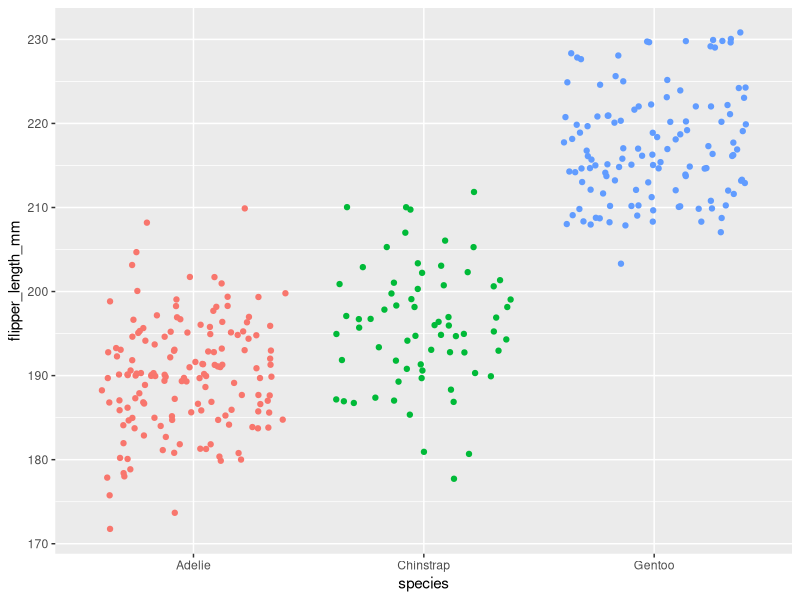
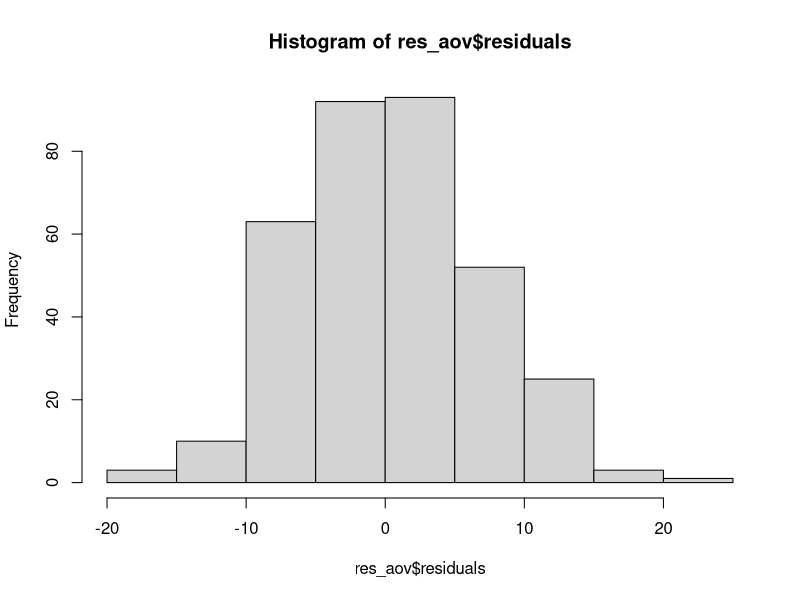
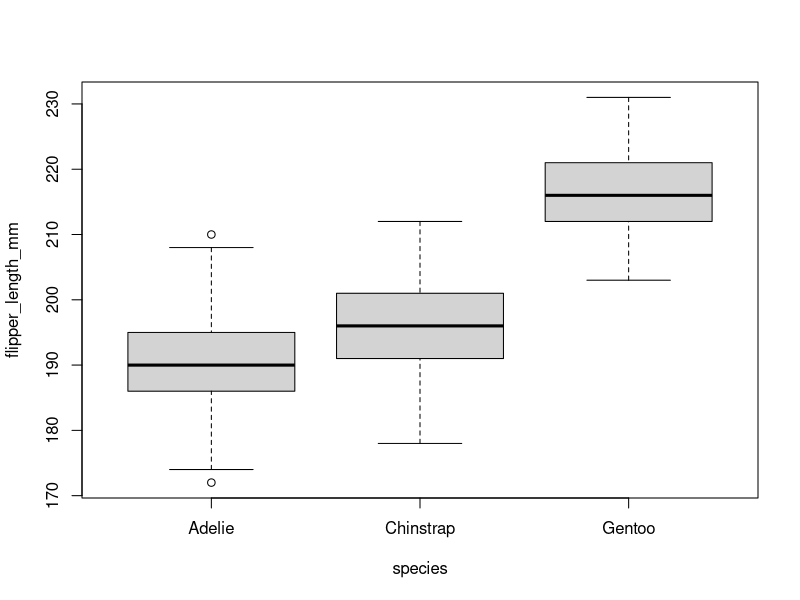
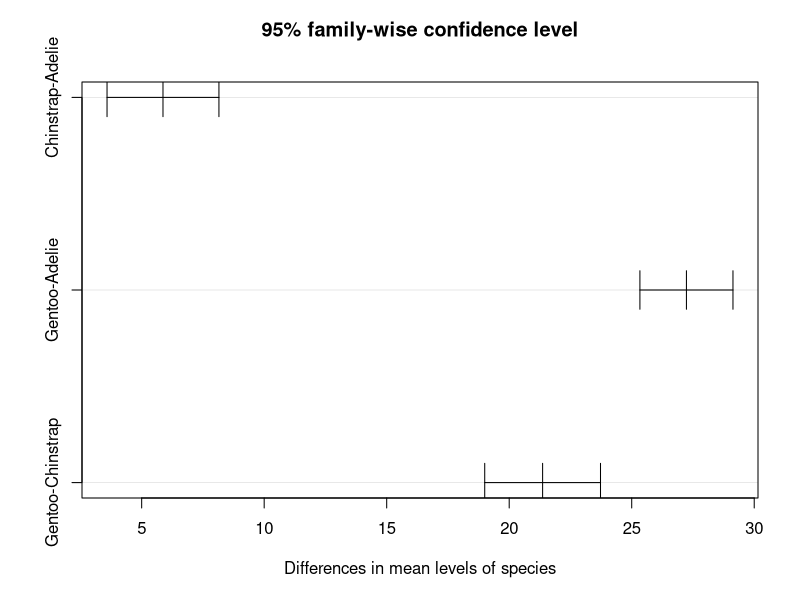

The R source for these figures, in order:
###########################################################
##########   ANOVA & POST-HOC TEST   ######################
###########################################################

library(palmerpenguins)
library(tidyverse)
library(ggplot2)
library(dplyr)

#select subset of penguis dataframe for more clarity
dat <- penguins %>%
  select(species, flipper_length_mm)

summary(dat)


#visualizing the flipper length per specie
ggplot(dat) +
  aes(x = species, y = flipper_length_mm, color = species) +
  geom_jitter() +
  theme(legend.position = "none")


#testing normality (even if samples are big enough)
#computing ANOVA to check if residuals are normally distributed
res_aov <- aov(flipper_length_mm ~ species,
               data = dat
)

# histogram
hist(res_aov$residuals)

#boxplot allow to see that averages among groups are different
#and visually check that there are no outliers

boxplot(flipper_length_mm ~ species,
        data = dat
)

###########################################################
##################   ANOVA   ##############################
###########################################################

#compute some descriptive statistics (mean and std) for the groups

aggregate(flipper_length_mm ~ species,
          data = dat,
          function(x) round(c(mean = mean(x), sd = sd(x)), 2)
)

#same but using groupby function

group_by(dat, species) %>%
  summarise(
    mean = mean(flipper_length_mm, na.rm = TRUE),
    sd = sd(flipper_length_mm, na.rm = TRUE)
  )


# 1st method for ANOVA
oneway.test(flipper_length_mm ~ species,
            data = dat,
            var.equal = TRUE # assuming equal variances
)


# 2nd method for ANOVA (more info)
res_aov <- aov(flipper_length_mm ~ species,
               data = dat
)

#ANOVA summary for this method. In this particular case
# groups are sign. different since p is very small
summary(res_aov)

###########################################################
##################   POST-HOC TESTS #######################
###########################################################


# We just proved that the 3 groups are different, we still do not know
# which one is different. We could perform several t-tests
# but the probability of observing one significant result
# due to chance gets quickly high even with just 3 groups.

#Some other analysis must be performed, sometimes called post-hoc 
#analysis 


#performing Turkey test to correct p-values 
Turkey_test <- TukeyHSD(res_aov)
#showing results, in particular p adj
Turkey_test

plot(Turkey_test)
